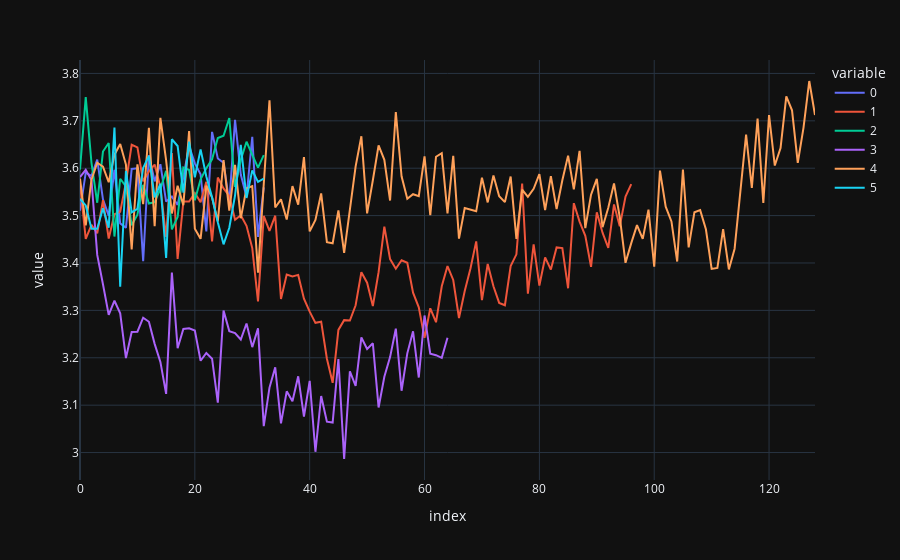

The notebook cell saved with this chart:
### Code cell
px.line(roto88twice_df, template = 'plotly_dark')

### Figure 1 — Plotly figure (JSON) as saved in the notebook; plotly's stock layout.template omitted (floating-point values rounded to 4 significant figures; data arrays with more than 128 entries replaced by an {"elided": "..."} marker saying what was removed)
{"data": [{"hovertemplate": "variable=0<br>index=%{x}<br>value=%{y}<extra></extra>", "legendgroup": "0", "line": {"color": "#636efa", "dash": "solid"}, "marker": {"symbol": "circle"}, "mode": "lines", "name": "0", "orientation": "v", "showlegend": true, "type": "scatter", "x": {"elided": "129 int values"}, "xaxis": "x", "y": {"elided": "129 float values"}, "yaxis": "y"}, {"hovertemplate": "variable=1<br>index=%{x}<br>value=%{y}<extra></extra>", "legendgroup": "1", "line": {"color": "#EF553B", "dash": "solid"}, "marker": {"symbol": "circle"}, "mode": "lines", "name": "1", "orientation": "v", "showlegend": true, "type": "scatter", "x": {"elided": "129 int values"}, "xaxis": "x", "y": {"elided": "129 float values"}, "yaxis": "y"}, {"hovertemplate": "variable=2<br>index=%{x}<br>value=%{y}<extra></extra>", "legendgroup": "2", "line": {"color": "#00cc96", "dash": "solid"}, "marker": {"symbol": "circle"}, "mode": "lines", "name": "2", "orientation": "v", "showlegend": true, "type": "scatter", "x": {"elided": "129 int values"}, "xaxis": "x", "y": {"elided": "129 float values"}, "yaxis": "y"}, {"hovertemplate": "variable=3<br>index=%{x}<br>value=%{y}<extra></extra>", "legendgroup": "3", "line": {"color": "#ab63fa", "dash": "solid"}, "marker": {"symbol": "circle"}, "mode": "lines", "name": "3", "orientation": "v", "showlegend": true, "type": "scatter", "x": {"elided": "129 int values"}, "xaxis": "x", "y": {"elided": "129 float values"}, "yaxis": "y"}, {"hovertemplate": "variable=4<br>index=%{x}<br>value=%{y}<extra></extra>", "legendgroup": "4", "line": {"color": "#FFA15A", "dash": "solid"}, "marker": {"symbol": "circle"}, "mode": "lines", "name": "4", "orientation": "v", "showlegend": true, "type": "scatter", "x": {"elided": "129 int values"}, "xaxis": "x", "y": {"elided": "129 float values"}, "yaxis": "y"}, {"hovertemplate": "variable=5<br>index=%{x}<br>value=%{y}<extra></extra>", "legendgroup": "5", "line": {"color": "#19d3f3", "dash": "solid"}, "marker": {"symbol": "circle"}, "mode": "lines", "name": "5", "orientation": "v", "showlegend": true, "type": "scatter", "x": {"elided": "129 int values"}, "xaxis": "x", "y": {"elided": "129 float values"}, "yaxis": "y"}], "layout": {"legend": {"title": {"text": "variable"}, "tracegroupgap": 0}, "margin": {"t": 60}, "xaxis": {"anchor": "y", "domain": [0, 1], "title": {"text": "index"}}, "yaxis": {"anchor": "x", "domain": [0, 1], "title": {"text": "value"}}}}
